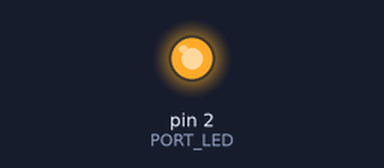
This sketch was run on a simulated Arduino Uno, built with avr-gcc and run on an emulated ATmega328P. On the bench: output pins drawn as LEDs (lit = HIGH). The RemoteXY app is connected; what the sketch prints to the serial monitor is not drawn.

Above: at 0.5 s.
At 5.0 s:
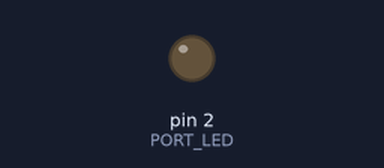
Timing chart, 0 to 6.9 s (numbered marks = the images above):
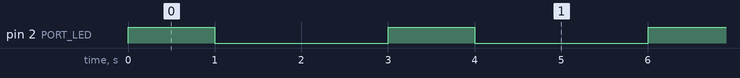

Measured:
- by itself, pin 2 (PORT_LED): alternates HIGH for 1.0 s and LOW for 2.0 s

The sketch:

asvEsp8266.ino
```cpp
// AsvEsp8266.ino
#include "RemoteXY.h"

const int PORT_LED = 2;

#define REMOTEXY_SERIAL Serial
#define REMOTEXY_SERIAL_SPEED 115200
#define REMOTEXY_WIFI_SSID "RemoteXY"
#define REMOTEXY_WIFI_PASSWORD "12345678"
#define REMOTEXY_SERVER_PORT 6377

#pragma pack(push, 1)
uint8_t RemoteXY_CONF[] = {
    255, 2, 0, 0,
    0, 30, 0, 10,
    13, 0, 2, 0,
    70, 26, 22, 11,
    2, 26, 31, 31,
    79, 78, 0, 79,
    70, 70, 0, 1,
    0, 17, 25, 12,
    12, 2, 31, 88,
    0};
struct
{
  uint8_t switch_1;
  uint8_t connect_flag;
} RemoteXY;
#pragma pack(pop)

#define LED_13 13
void setup()
{
  Serial.begin(REMOTEXY_SERIAL_SPEED);
  Serial.print("Start serial");
  pinMode(PORT_LED, OUTPUT);
  RemoteXY_Init();
}

void loop()
{
  digitalWrite(PORT_LED, HIGH);   // turn the LED on (HIGH is the voltage level)
  delay(1000);                       // wait for a second
  digitalWrite(PORT_LED, LOW);    // turn the LED off by making the voltage LOW
  delay(1000);                       // wait for a second
  // Serial.println("s");
  delay(1000);                       // wait for a second
  RemoteXY_Handler();
  digitalWrite(PORT_LED, (RemoteXY.switch_1 == 0) ? LOW : HIGH);
  // do not call delay()
}
```
